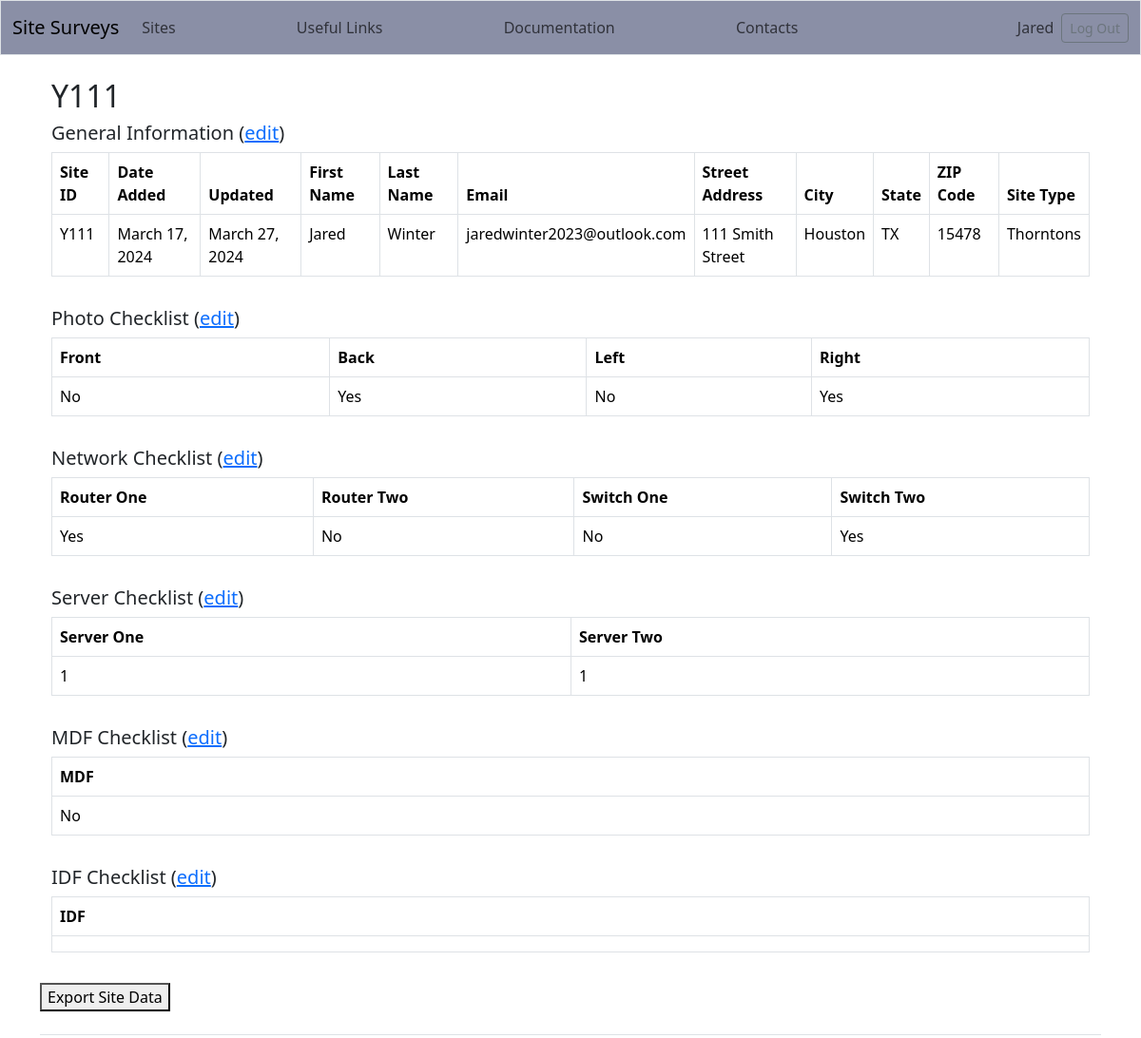
/sites/2/ (signed in), run on the app's committed database.
### site_surveys/models.py (models this page shows, shortened)
class Site(models.Model):
    title = models.CharField(
        max_length=4,
        unique=True
    )
    slug = models.SlugField(max_length=250)
    date_added = models.DateField(auto_now_add=True)
    updated = models.DateField(auto_now=True)
    owner = models.ForeignKey(User, on_delete=models.CASCADE, null=True)
    first_name = models.CharField(max_length=100)
    last_name = models.CharField(max_length=100)
    email = models.EmailField()
    street_address = models.CharField(max_length=100)
    city = models.CharField(max_length=100)
    state = models.CharField(max_length=2)
    zip_code = models.CharField(max_length=5)
    SITE_TYPES = [
        ("Wawa", "Wawa"),
        ("Sheetz", "Sheetz"),
        ("Thorntons", "Thorntons"),
        ("AT&T", "AT&T"),
        ("Verizon", "Verizon")
    ]
    site_type = models.CharField(
        choices=SITE_TYPES,
        max_length=100
    )
    YES_NO_CHOICES = [
        ("Yes", "Yes"),
        ("No", "No")
    ]
    front = models.CharField(
        choices=YES_NO_CHOICES,
        max_length=4,
    )
    back = models.CharField(
        choices=YES_NO_CHOICES,
        max_length=4,
    )
    left = models.CharField(
        choices=YES_NO_CHOICES,
        max_length=4,
    )
    right = models.CharField(
        choices=YES_NO_CHOICES,
        max_length=4,
    )
    router_one = models.CharField(
        choices=YES_NO_CHOICES,
        max_length=4,
    )
    router_two = models.CharField(
        choices=YES_NO_CHOICES,
        max_length=4,
    )
    switch_one = models.CharField(
        choices=YES_NO_CHOICES,
        max_length=4,
    )
    switch_two = models.CharField(
        choices=YES_NO_CHOICES,
        max_length=4,
    )
    server_one = models.CharField(
        choices=YES_NO_CHOICES,
        max_length=4,
    )
    server_two = models.CharField(
        choices=YES_NO_CHOICES,
        max_length=4,
    )
    mdf = models.CharField(
        choices=YES_NO_CHOICES,
        max_length=4,
    )
    idf = models.CharField(
        choices=YES_NO_CHOICES,
        max_length=4,
    )
    tags = TaggableManager()
    class Meta:
        ordering = ['-title']

### site_surveys/views.py (the view)
# urls.py: path("sites/<int:site_id>/", views.site, name="site"),
@login_required
def site(request, site_id):
    try:
        site = get_object_or_404(Site, id=site_id)
        context = {
            "site": site
        }
        return render(request, "site_surveys/site.html", context)
    except:
        return redirect("site_surveys:sites")

### site_surveys/templates/site_surveys/site.html (shortened to what this page needs)
<!DOCTYPE html>
<html lang="en">
<head>
</head>
<body>
    {% extends "site_surveys/base.html" %}
    {% block page_header %}
        <div class="container mt-3">
            <h2>{{ site.title.upper }}</h2>
            <h5>General Information (<a href="{% url 'site_surveys:edit_site' site.id %}">edit</a>)</h5>
            <div class="table-responsive">
                <table class="table table-bordered">
                    <thead>
                        <tr>
                            <th>Site ID</th>
                            <th>Date Added</th>
                            <th>Updated</th>
                            <th>First Name</th>
                            <th>Last Name</th>
                            <th>Email</th>
                            <th>Street Address</th>
                            <th>City</th>
                            <th>State</th>
                            <th>ZIP Code</th>
                            <th>Site Type</th>
                        </tr>
                    </thead>
                    <tbody>
                        <tr>
                            <td>{{ site.title.upper }}</td>
                            <td>{{ site.date_added }}</td>
                            <td>{{ site.updated }}</td>
                            <td>{{ site.first_name }}</td>
                            <td>{{ site.last_name }}</td>
                            <td>{{ site.email }}</td>
                            <td>{{ site.street_address }}</td>
                            <td>{{ site.city }}</td>
                            <td>{{ site.state }}</td>
                            <td>{{ site.zip_code }}</td>
                            <td>{{ site.site_type.title }}</td>
                        </tr>
                    </tbody>
                </table>
            </div>
        </div>
        <div class="container mt-3">
            <h5>Photo Checklist (<a href="{% url 'site_surveys:photo_checklist' site.id %}">edit</a>)</h5>
            <div class="table-responsive">
                <table class="table table-bordered">
                    <thead>
                        <tr>
                            <th>Front</th>
                            <th>Back</th>
                            <th>Left</th>
                            <th>Right</th>
                        </tr>
                    </thead>
                    <tbody>
                        <tr>
                            <td>{{ site.front }}</td>
                            <td>{{ site.back }}</td>
                            <td>{{ site.left }}</td>
                            <td>{{ site.right }}</td>
                        </tr>
                    </tbody>
                </table>
            </div>
        </div>
        <div class="container mt-3">
            <h5>Network Checklist (<a href="{% url 'site_surveys:network_checklist' site.id %}">edit</a>)</h5>
            <div class="table-responsive">
                <table class="table table-bordered">
                    <thead>
                        <tr>
                            <th>Router One</th>
                            <th>Router Two</th>
                            <th>Switch One</th>
                            <th>Switch Two</th>
                        </tr>
                    </thead>
                    <tbody>
                        <tr>
                            <td>{{ site.router_one }}</td>
                            <td>{{ site.router_two }}</td>
                            <td>{{ site.switch_one }}</td>
                            <td>{{ site.switch_two }}</td>
                        </tr>
                    </tbody>
                </table>
            </div>
        </div>
        <div class="container mt-3">
            <h5>Server Checklist (<a href="{% url 'site_surveys:server_checklist' site.id %}">edit</a>)</h5>
            <div class="table-responsive">
                <table class="table table-bordered">
                    <thead>
                        <tr>
                            <th>Server One</th>
                            <th>Server Two</th>
                        </tr>
                    </thead>
                    <tbody>
                        <tr>
                            <td>{{ site.server_one }}</td>
                            <td>{{ site.server_two }}</td>
                        </tr>
                    </tbody>
                </table>
            </div>
        </div>
        <div class="container mt-3">
            <h5>MDF Checklist (<a href="{% url 'site_surveys:mdf_checklist' site.id %}">edit</a>)</h5>
            <div class="table-responsive">
                <table class="table table-bordered">
                    <thead>
                        <tr>
                            <th>MDF</th>
                        </tr>
                    </thead>
                    <tbody>
                        <tr>
                            <td>{{ site.mdf }}</td>
                        </tr>
                    </tbody>
                </table>
            </div>
        </div>
        <div class="container mt-3">
            <h5>IDF Checklist (<a href="{% url 'site_surveys:idf_checklist' site.id %}">edit</a>)</h5>
            <div class="table-responsive">
                <table class="table table-bordered">
                    <thead>
                        <tr>
                            <th>IDF</th>
                        </tr>
                    </thead>
                    <tbody>
                        <tr>
                            <td>{{ site.iof }}</td>
                        </tr>
                    </tbody>
                </table>
            </div>
        </div>
        <p>
            <div><a href="{% url 'site_surveys:export_site' site.id %}">
                <button type="button" class="button">Export Site Data</button></a></div>
        </p>
    {% endblock page_header %}

### site_surveys/templates/site_surveys/base.html (shortened to what this page needs)
<!DOCTYPE html>
<html lang="en">
<head>
    {% load django_bootstrap5 %}
    {% bootstrap_css %}
</head>
<body>
    <nav class="navbar navbar-expand-md navbar-light mb-4 border" style="background-color: #8a8fa6;">
        <div class="container-fluid">
            <a class="navbar-brand" href="{% url 'site_surveys:index' %}">Site Surveys</a>
            <div class="collapse navbar-collapse" id="navbarCollapse">
                <ul class="navbar-nav me-auto mb-2 mb-md-0">
                    <li class="nav-item">
                        <a class="nav-link" href="{% url 'site_surveys:sites' %}">Sites</a>
                    </li>
                </ul>
                <ul class="navbar-nav me-auto mb-2 mb-md-0">
                    <li class="nav-item">
                        <a class="nav-link" href="{% url 'site_surveys:useful_links' %}">Useful Links</a>
                    </li>
                </ul>
                <ul class="navbar-nav me-auto mb-2 mb-md-0">
                    <li class="nav-item">
                        <a class="nav-link" href="{% url 'site_surveys:documentation' %}">Documentation</a>
                    </li>
                </ul>
                <ul class="navbar-nav me-auto mb-2 mb-md-0">
                    <li class="nav-item">
                        <a class="nav-link" href="{% url 'site_surveys:contacts' %}">Contacts</a>
                    </li>
                </ul>
                <ul class="navbar-nav ms-auto mb-2 mb-md-0">
                    {% if user.is_authenticated %}
                        <li class="nav-item">
                            <span class="navbar-text me-2">{{ user.username.title }}</span>
                        </li>
                    {% endif %}
                </ul>
                {% if user.is_authenticated %}
                    <form action="{% url 'accounts:logout' %}" method='post'>
                        <button name='submit' class='btn btn-outline-secondary btn-sm' data-toggle="tooltip"
                                data-placement="top" title="Click to log out of site.">Log Out</button>
                    </form>
                {% endif %}
            </div>
        </div>
    </nav>
    <main class="container">
        <div class="pb-2 mb-2 border-bottom">
            {% block page_header %}{% endblock page_header %}
        </div>
    </main>
</body>
</html>

### data on the page
Site: title "Y111", date_added "March 17, 2024", updated "March 27, 2024", first_name "Jared", last_name "Winter", email "jaredwinter2023@outlook.com", street_address "111 Smith Street", city "Houston", state "TX", zip_code "15478", site_type "Thorntons", front "No", back "Yes", left "No", right "Yes", router_one "Yes", router_two "No", switch_one "No", switch_two "Yes", server_one "1", server_two "1", mdf "No"

### other printed values
{{ user.username.title }} "Jared"
